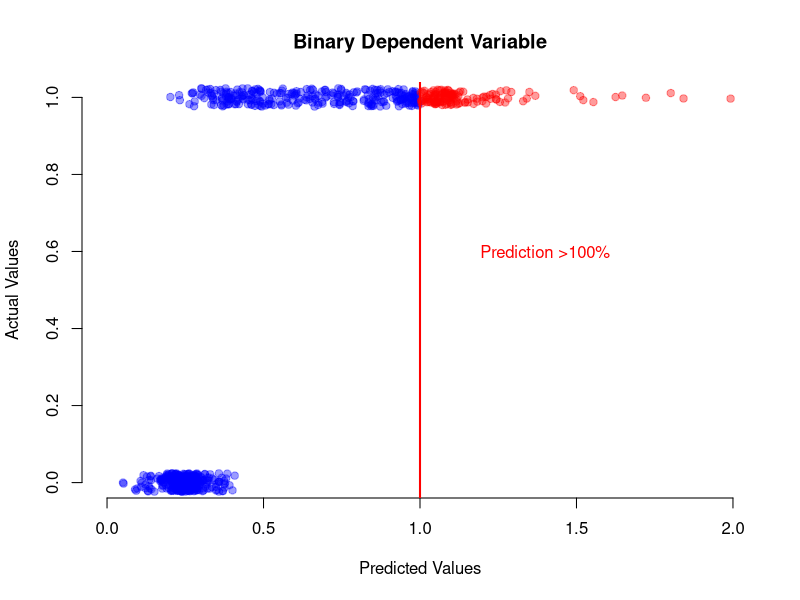
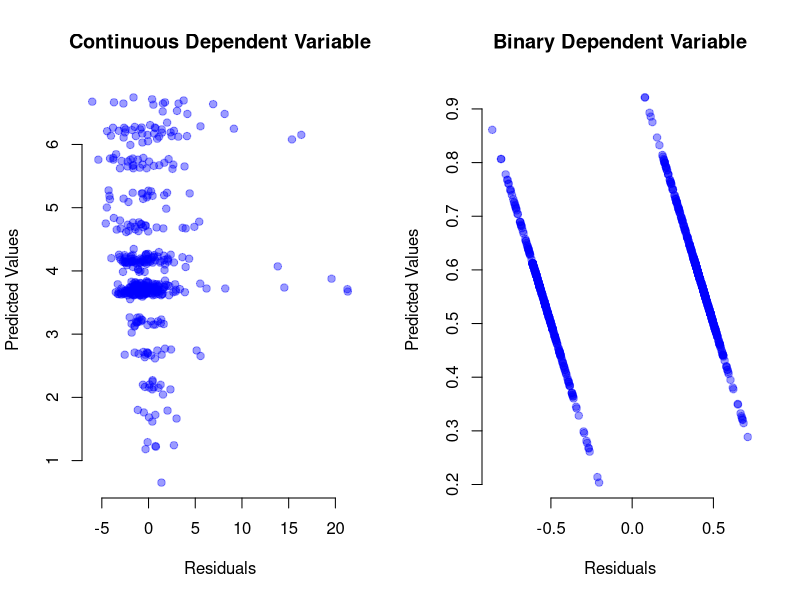
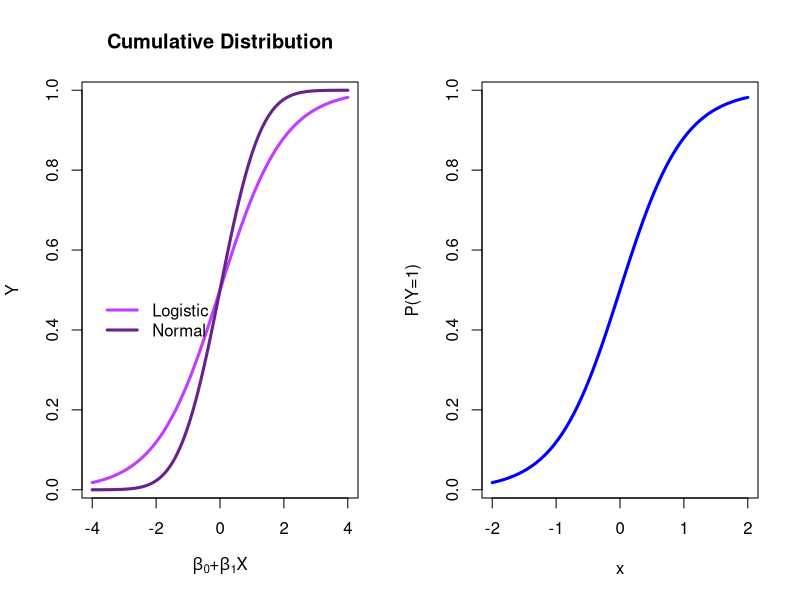
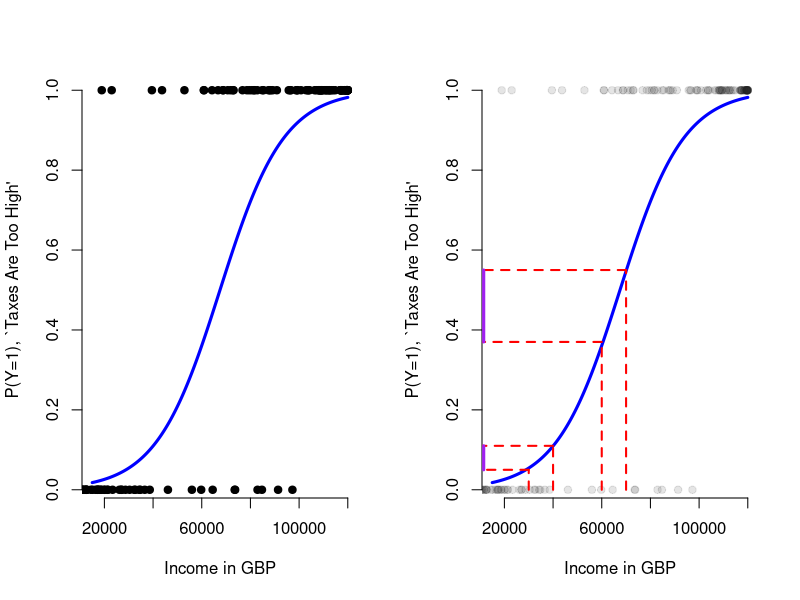
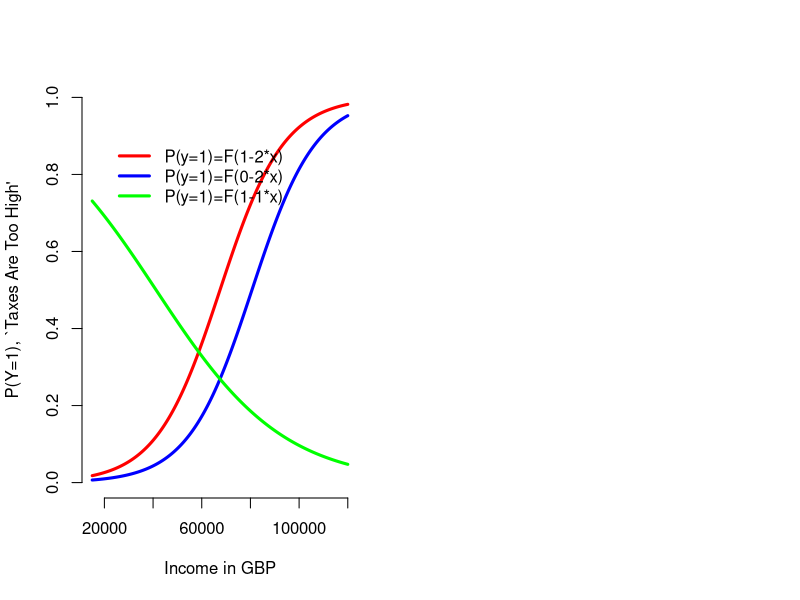

The R script that drew these images, in order:
## ---- chunk 1
library(foreign)
## ---- chunk 2
data1 <- read.dta("./data/mroz.dta")
data1$kids <- NA
data1$kids[data1$kidslt6>0|data1$kidsge6>0] <- 1
data1$kids[data1$kidslt6==0&data1$kidsge6==0] <- 0

# Problem with predictions
par(mfrow=c(1,1))
mod2 <- lm(inlf ~ kids + age + educ + motheduc + fatheduc + city+ hours, data=data1)
plot(mod2$fitted.values[mod2$fitted.values<1],jitter(mod2$model[,1][mod2$fitted.values<1],factor=0.12), bty="n", ylab="Actual Values", xlab="Predicted Values", pch=19, col=rgb(0,0,255,100,maxColorValue=255), main="Binary Dependent Variable", xlim=c(0,2), ylim=c(0,1))
points(mod2$fitted.values[mod2$fitted.values>1],jitter(mod2$model[,1][mod2$fitted.values>1]), col=rgb(255,0,0,100,maxColorValue=255), pch=19)
abline(v=1,col="red", lwd=2)
text(1.4,.6,"Prediction >100%",col="red")
## ---- chunk 3
mod1 <- lm(wage ~ kids + age + educ, dat=data1) #kids + age + educ + motheduc + fatheduc + city+ hours
par(mfrow=c(1,2))
plot(mod1$residuals,mod1$fitted.values, bty="n", ylab="Predicted Values", xlab="Residuals", pch=19, col=rgb(0,0,255,100,maxColorValue=255), main="Continuous Dependent Variable")
mod2 <- lm(inlf ~ kids + age + educ, dat=data1) # kids + age + educ + motheduc + fatheduc + city+ hours
plot(mod2$residuals,mod2$fitted.values, bty="n", ylab="Predicted Values", xlab="Residuals", pch=19, col=rgb(0,0,255,100,maxColorValue=255), main="Binary Dependent Variable")
## ---- chunk 4
x <- seq(from=-4, to=4, length.out=100)
y <- exp(-x)/(1+exp(-x))^2
Y <- 1/(1+exp(-x))
plot(x,Y, main="Cumulative Distribution", type="l", col="darkorchid1", lwd=3, xlab=expression(paste(beta[0],"+",beta[1], "X")))
curve(pnorm,from=-4, to=4, n=100, add=TRUE, col="darkorchid4", lwd=3)
legend(-4,0.5, c("Logistic","Normal"), col=c("darkorchid1","darkorchid4"), lty = c(1,1),bty = "n", lwd=c(3,3))
## ---- chunk 5
x <- seq(-2,2,length.out=1000)
yhat1 <- 1/(1+exp(-2*x))
plot(x,yhat1, ylab="P(Y=1)", type="l", lwd=3, col="blue")
## ---- chunk 6
set.seed(121)
x <- seq(15000,120000,length.out=1000)
x1 <- seq(-2,2,length.out=1000)
yhat1 <- 1/(1+exp(-2*x1))
plot(x,yhat1, ylab="P(Y=1), `Taxes Are Too High'", type="l", lwd=3, col="blue", xlab="Income in GBP", bty="n")
points(rchisq(100,1)*20000,rep(0,100), pch=19)
points(120000-rchisq(100,1)*20000,rep(1,100), pch=19)
## ---- chunk 7
set.seed(121)
x <- seq(15000,120000,length.out=1000)

yhat <- 1/(1+exp(-2*x1))
plot(x,yhat1, ylab="P(Y=1), `Taxes Are Too High'", type="l", lwd=3, col="blue", xlab="Income in GBP", bty="n")
points(rchisq(100,1)*20000,rep(0,100), pch=19, col=rgb(40,40,40,30,maxColorValue=255))
points(120000-rchisq(100,1)*20000,rep(1,100), pch=19, col=rgb(40,40,40,30,maxColorValue=255))
# first marginal effect
segments(30000,0,30000,0.05,col="red",lty=2, lwd=2)
segments(30000,0.05,1000,0.05,col="red",lty=2, lwd=2)
segments(40000,0,40000,0.11,col="red",lty=2, lwd=2)
segments(40000,0.11,1000,0.11,col="red",lty=2, lwd=2)
segments(11500,0.05,11500,0.11,col="purple", lwd=3)

# second marginal effect
segments(60000,0,60000,0.37,col="red",lty=2, lwd=2)
segments(60000,0.37,1000,0.37,col="red",lty=2, lwd=2)
segments(70000,0,70000,0.55,col="red",lty=2, lwd=2)
segments(70000,0.55,1000,0.55,col="red",lty=2, lwd=2)
segments(11500,0.55,11500,0.37,col="purple", lwd=3)
## ---- chunk 8
set.seed(121)
x <- seq(15000,120000,length.out=1000)
yhat <- 1/(1+exp(1-2* seq(-2,2,length.out=1000)))
plot(x,yhat, ylab="P(Y=1), `Taxes Are Too High'", type="l", lwd=3, col="blue", xlab="Income in GBP", bty="n", ylim=c(0,1))
yhat <- 1/(1+exp(-2* seq(-2,2,length.out=1000)))
points(x,yhat, type="l", col="red", lwd=3)
yhat <- 1/(1+exp(1+1* seq(-2,2,length.out=1000)))
points(x,yhat, type="l", col="green", lwd=3)
legend(20000,.9,legend=c("P(y=1)=F(1-2*x)","P(y=1)=F(0-2*x)","P(y=1)=F(1-1*x)"), col=c("red","blue","green"), lwd=c(3,3,3), bty="n")
